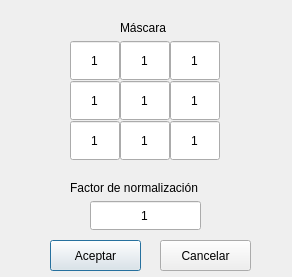
<?xml version="1.0" encoding="UTF-8"?>
<ui version="4.0">
 <class>QFiltroForm</class>
 <widget class="QDialog" name="QFiltroForm">
  <property name="geometry">
   <rect>
    <x>0</x>
    <y>0</y>
    <width>292</width>
    <height>277</height>
   </rect>
  </property>
  <property name="windowTitle">
   <string>Filtro lineal</string>
  </property>
  <widget class="QPushButton" name="pushButtonAceptar">
   <property name="geometry">
    <rect>
     <x>50</x>
     <y>240</y>
     <width>91</width>
     <height>31</height>
    </rect>
   </property>
   <property name="text">
    <string>Aceptar</string>
   </property>
  </widget>
  <widget class="QPushButton" name="pushButtonCancelar">
   <property name="geometry">
    <rect>
     <x>160</x>
     <y>240</y>
     <width>91</width>
     <height>31</height>
    </rect>
   </property>
   <property name="text">
    <string>Cancelar</string>
   </property>
  </widget>
  <widget class="QSpinBox" name="filterV11">
   <property name="geometry">
    <rect>
     <x>70</x>
     <y>40</y>
     <width>50</width>
     <height>41</height>
    </rect>
   </property>
   <property name="alignment">
    <set>Qt::AlignCenter</set>
   </property>
   <property name="buttonSymbols">
    <enum>QAbstractSpinBox::NoButtons</enum>
   </property>
   <property name="minimum">
    <number>-99</number>
   </property>
   <property name="maximum">
    <number>99</number>
   </property>
   <property name="value">
    <number>1</number>
   </property>
  </widget>
  <widget class="QSpinBox" name="filterV12">
   <property name="geometry">
    <rect>
     <x>120</x>
     <y>40</y>
     <width>50</width>
     <height>41</height>
    </rect>
   </property>
   <property name="alignment">
    <set>Qt::AlignCenter</set>
   </property>
   <property name="buttonSymbols">
    <enum>QAbstractSpinBox::NoButtons</enum>
   </property>
   <property name="minimum">
    <number>-99</number>
   </property>
   <property name="value">
    <number>1</number>
   </property>
  </widget>
  <widget class="QSpinBox" name="filterV13">
   <property name="geometry">
    <rect>
     <x>170</x>
     <y>40</y>
     <width>50</width>
     <height>41</height>
    </rect>
   </property>
   <property name="alignment">
    <set>Qt::AlignCenter</set>
   </property>
   <property name="buttonSymbols">
    <enum>QAbstractSpinBox::NoButtons</enum>
   </property>
   <property name="minimum">
    <number>-99</number>
   </property>
   <property name="value">
    <number>1</number>
   </property>
  </widget>
  <widget class="QSpinBox" name="filterV21">
   <property name="geometry">
    <rect>
     <x>70</x>
     <y>80</y>
     <width>50</width>
     <height>41</height>
    </rect>
   </property>
   <property name="alignment">
    <set>Qt::AlignCenter</set>
   </property>
   <property name="buttonSymbols">
    <enum>QAbstractSpinBox::NoButtons</enum>
   </property>
   <property name="minimum">
    <number>-99</number>
   </property>
   <property name="value">
    <number>1</number>
   </property>
  </widget>
  <widget class="QSpinBox" name="filterV22">
   <property name="geometry">
    <rect>
     <x>120</x>
     <y>80</y>
     <width>50</width>
     <height>41</height>
    </rect>
   </property>
   <property name="alignment">
    <set>Qt::AlignCenter</set>
   </property>
   <property name="buttonSymbols">
    <enum>QAbstractSpinBox::NoButtons</enum>
   </property>
   <property name="minimum">
    <number>-99</number>
   </property>
   <property name="value">
    <number>1</number>
   </property>
  </widget>
  <widget class="QSpinBox" name="filterV23">
   <property name="geometry">
    <rect>
     <x>170</x>
     <y>80</y>
     <width>50</width>
     <height>41</height>
    </rect>
   </property>
   <property name="alignment">
    <set>Qt::AlignCenter</set>
   </property>
   <property name="buttonSymbols">
    <enum>QAbstractSpinBox::NoButtons</enum>
   </property>
   <property name="minimum">
    <number>-99</number>
   </property>
   <property name="value">
    <number>1</number>
   </property>
  </widget>
  <widget class="QSpinBox" name="filterV31">
   <property name="geometry">
    <rect>
     <x>70</x>
     <y>120</y>
     <width>50</width>
     <height>41</height>
    </rect>
   </property>
   <property name="alignment">
    <set>Qt::AlignCenter</set>
   </property>
   <property name="buttonSymbols">
    <enum>QAbstractSpinBox::NoButtons</enum>
   </property>
   <property name="minimum">
    <number>-99</number>
   </property>
   <property name="value">
    <number>1</number>
   </property>
  </widget>
  <widget class="QSpinBox" name="filterV32">
   <property name="geometry">
    <rect>
     <x>120</x>
     <y>120</y>
     <width>50</width>
     <height>41</height>
    </rect>
   </property>
   <property name="alignment">
    <set>Qt::AlignCenter</set>
   </property>
   <property name="buttonSymbols">
    <enum>QAbstractSpinBox::NoButtons</enum>
   </property>
   <property name="minimum">
    <number>-99</number>
   </property>
   <property name="value">
    <number>1</number>
   </property>
  </widget>
  <widget class="QSpinBox" name="filterV33">
   <property name="geometry">
    <rect>
     <x>170</x>
     <y>120</y>
     <width>50</width>
     <height>41</height>
    </rect>
   </property>
   <property name="alignment">
    <set>Qt::AlignCenter</set>
   </property>
   <property name="buttonSymbols">
    <enum>QAbstractSpinBox::NoButtons</enum>
   </property>
   <property name="minimum">
    <number>-99</number>
   </property>
   <property name="value">
    <number>1</number>
   </property>
  </widget>
  <widget class="QSpinBox" name="filterNorm">
   <property name="geometry">
    <rect>
     <x>90</x>
     <y>200</y>
     <width>111</width>
     <height>31</height>
    </rect>
   </property>
   <property name="alignment">
    <set>Qt::AlignCenter</set>
   </property>
   <property name="buttonSymbols">
    <enum>QAbstractSpinBox::NoButtons</enum>
   </property>
   <property name="minimum">
    <number>1</number>
   </property>
   <property name="value">
    <number>1</number>
   </property>
  </widget>
  <widget class="QLabel" name="label">
   <property name="geometry">
    <rect>
     <x>120</x>
     <y>20</y>
     <width>57</width>
     <height>15</height>
    </rect>
   </property>
   <property name="text">
    <string>Máscara</string>
   </property>
  </widget>
  <widget class="QLabel" name="label_2">
   <property name="geometry">
    <rect>
     <x>70</x>
     <y>180</y>
     <width>171</width>
     <height>16</height>
    </rect>
   </property>
   <property name="text">
    <string>Factor de normalización</string>
   </property>
  </widget>
 </widget>
 <resources/>
 <connections/>
</ui>
